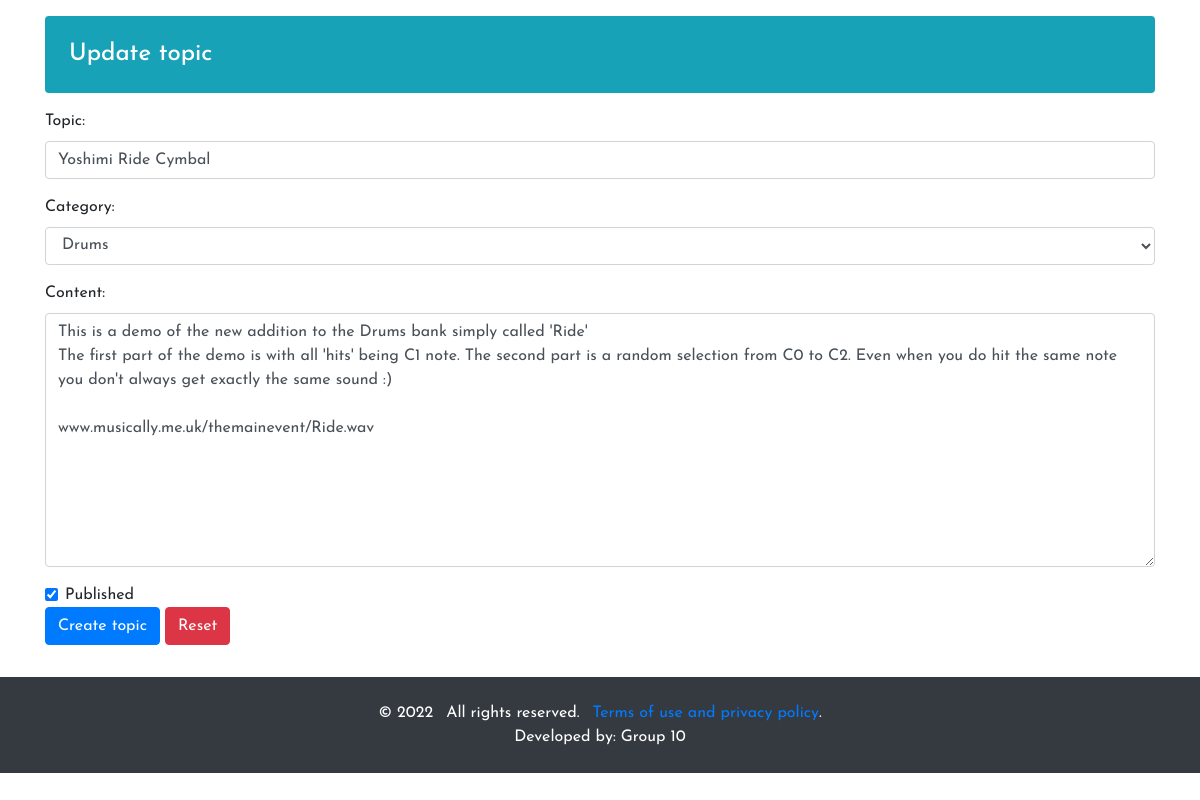
/admin/editpost.php?id=3, run on the app's committed database.
### tables this page shows
CREATE TABLE `post_tbl` (
  `id` int(11) NOT NULL,
  `user_id` int(11) NOT NULL,
  `category_id` int(11) NOT NULL,
  `title` varchar(50) NOT NULL,
  `content` text DEFAULT NULL,
  `status` tinyint(1) NOT NULL DEFAULT 0,
  `delete_flag` tinyint(1) NOT NULL,
  `created_at` timestamp NOT NULL DEFAULT current_timestamp(),
  `updated_at` timestamp NULL DEFAULT current_timestamp()
);

CREATE TABLE `category_tbl` (
  `id` int(11) NOT NULL,
  `name` varchar(30) NOT NULL,
  `description` varchar(100) NOT NULL,
  `status` tinyint(1) NOT NULL,
  `delete_flag` tinyint(1) NOT NULL,
  `created_at` timestamp NOT NULL DEFAULT current_timestamp(),
  `updated_at` timestamp NOT NULL DEFAULT current_timestamp()
);

### admin/editpost.php (the view, shortened to what this page needs)
<?php
require '../config.php';
?>
<!DOCTYPE html>
<html lang="en">
  <head>
    <link rel="stylesheet" href="../css/bootstrap.min.css">
  </head>
  <body>
    <div class="container my-3">
      <div class="row">
        <div class="col-12">
          <h2 class="h4 text-white bg-info mb-3 p-4 rounded">Update topic</h2>
          <?php
            $ano = "";
          $query = mysqli_query($con,"SELECT a.*,b.username,c.id as catid,c.name FROM post_tbl a INNER JOIN user_tbl b on a.user_id = b.id INNER JOIN category_tbl c on a.category_id=c.id WHERE a.id='".$_GET['id']."'");
          while($rowspost = mysqli_fetch_assoc($query)){
            if($rowspost['status'] == 1){
                $ano = "checked";
            }
            else{
                $ano = "";
            }
        ?>
          <form action="" method="POST" class="mb-3">
            <div class="form-group">
              <label for="topic">Topic:</label>
              <input type="text" class="form-control" value="<?php echo $rowspost['title'];?>" id="topic" name="topic" placeholder="Give your topic a title." required>
            </div>
            <div class="form-group">
              <label for="topic">Category:</label>
              <select class="form-control" name="category" id="cars">
              <option value="<?php echo $rowspost['catid'];?>"><?php echo $rowspost['name'];?></option>
                <?php
                $query = mysqli_query($con, "SELECT * FROM category_tbl");
                ?>
              </select>
            </div>
            <div class="form-group">
              <label for="comment">Content:</label>
              <textarea class="form-control" name="content" rows="10" placeholder="Write your content here." required><?php echo $rowspost['content'];?></textarea>
            </div>
            <div class="form-check">
              <input type="checkbox" class="form-check-input sdf" id="status_checkbox" name="status" value="<?php echo $rowspost['status'];?>" <?php echo $ano;?>>
              <label class="form-check-label" for="checkbox">Published</label>
            </div>
            <button type="submit" class="btn btn-primary" name="newtopic">Create topic</button>
            <button type="reset" class="btn btn-danger">Reset</button>
          </form>
          <?php }?>
        </div>
      </div>
    </div>
    <footer class="medium bg-dark text-white">
        <div class="container py-4">
          <ul class="list-inline mb-0 text-center">
            <li class="list-inline-item">&copy; 2022</li>
            <li class="list-inline-item">All rights reserved.</li>
            <li class="list-inline-item"><a href="#">Terms of use and privacy policy</a>.</li>
          </ul>
          <ul class="list-inline mb-0 text-center">
          <li class="list-inline-item">Developed by: Group 10</li>
        </div>
      </footer>
  </body>
</html>

### admin/editpost.php (style rules this page uses)
* { margin: 0; padding: 0; box-sizing: border-box; list-style: none; text-decoration: none; font-family: "Josefin Sans", sans-serif; }

### data on the page
post_tbl: topic "Yoshimi Ride Cymbal", category "Drums", content "This is a demo of the new addition to the Drums bank simply called 'Ride' The first part of the demo is with all 'hits' being C1 note. The second part is a random selection from C0 to C2. Even when you do hit the same note you don't always get exactly the same sound :) www.musically.me.uk/themainevent/Ride.wav"
